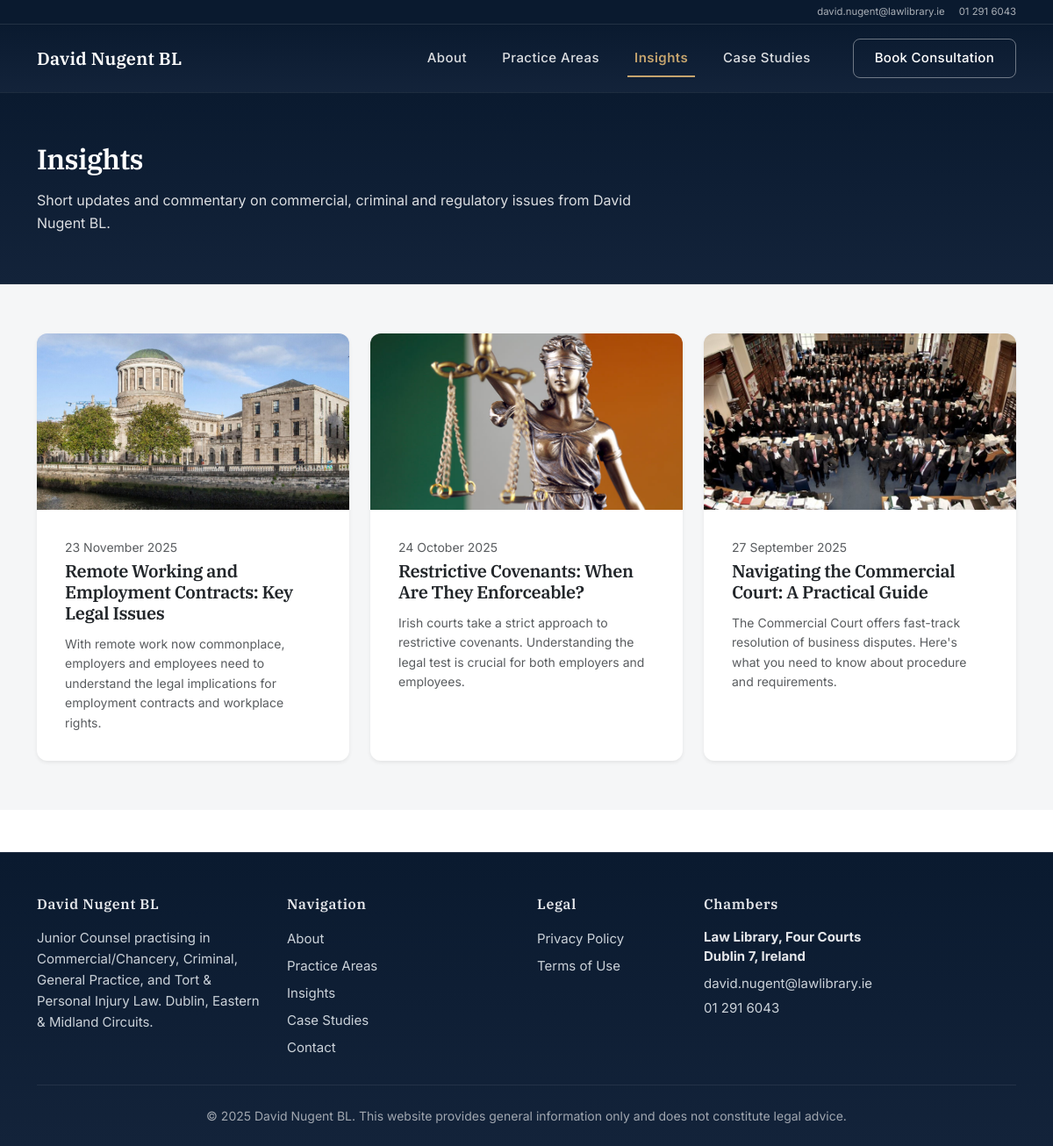
Screenshot of /blog/ with the database file from the repository.
### pages/models.py (models this page shows, shortened)
class PostBase(TimeStamped):
    title = models.CharField(max_length=200)
    slug = models.SlugField(unique=True)
    summary = models.TextField(blank=True)
    body = RichTextField()
    hero_image = models.ImageField(upload_to="posts/", blank=True)
    published = models.BooleanField(default=True)
    published_at = models.DateTimeField(null=True, blank=True)
    class Meta:
        abstract = True
        ordering = ["-published_at", "-created_at"]

class BlogPost(PostBase):
    source_name = models.CharField(max_length=120, blank=True)
    source_url = models.URLField(blank=True)

### pages/views.py (the view)
# urls.py: path("blog/", views.blog_list, name="blog_list"),
def blog_list(request):
    posts = BlogPost.objects.filter(published=True).order_by('-published_at', '-id')
    return render(request, "SitePages/blog_list.html", {"posts": posts})

### pages/context_processors.py (called while the page is built)
def assistant_enabled(request):
    return {
        'ASSISTANT_ENABLED': settings.ASSISTANT_ENABLED
    }

### Templates/SitePages/blog_list.html (shortened to what this page needs)
{% extends "base.html" %}
{% load static %}
{% block content %}
<section class="blog-hero py-5">
  <div class="container-xl">
    <h1 class="h2 fw-semibold text-white mb-3">Insights</h1>
    <p class="text-white mb-0" style="opacity: 0.85; max-width: 720px;">Short updates and commentary on commercial, criminal and regulatory issues from David Nugent BL.</p>
  </div>
</section>
<main class="py-5" style="background: #F5F6F7;">
  <div class="container-xl">
    {% if posts %}
    <div class="row g-4">
      {% for post in posts %}
      <div class="col-12 col-md-6 col-lg-4 d-flex">
        <div class="card blog-card h-100 border-0 shadow-sm">
          {% if post.hero_image %}
          <div class="ratio ratio-16x9 blog-card-img-wrapper">
            <img src="/static/img/{{ post.hero_image }}" alt="{{ post.title }}" class="w-100 h-100 object-fit-cover">
          </div>
          {% else %}
          <div class="ratio ratio-16x9 blog-card-img-placeholder"></div>
          {% endif %}
          <div class="card-body d-flex flex-column">
            {% if post.published_at %}
            <p class="small text-muted mb-1">{{ post.published_at|date:"j F Y" }}</p>
            {% endif %}
            <h2 class="h5 fw-semibold mb-2">
              <a href="{% url 'blog_detail' post.slug %}" class="stretched-link text-decoration-none text-dark blog-card-title">{{ post.title }}</a>
            </h2>
            {% if post.summary %}
            <p class="small text-muted mb-0 mt-1" style="line-height: 1.6;">
              {{ post.summary|truncatewords:20 }}
            </p>
            {% endif %}
          </div>
        </div>
      </div>
      {% endfor %}
    </div>
    {% else %}
    <div class="alert alert-light border" role="alert">
      <i class="bi bi-info-circle text-muted"></i> No blog posts available at this time. Check back soon for updates.
    </div>
    {% endif %}
  </div>
</main>
{% endblock %}

### static/css/site.css (style rules this page uses)
:root { --navy-900:#0a1628; --navy-800:#0f1f35; --navy-700:#1a2f4a; --navy-600:#264261; --ink-700:#2b3d56; --ink-600:#4a5d7a; --ink-500:#6b7a93; --ink-400:#8b98ae; --cta:#2878e8; --cta-hover:#1a66d1; --bg:#fafbfd; --white:#ffffff; --border-light:#e7ecf3; --border-lighter:#f1f4f8; }
html { scroll-behavior: smooth; }
body { font-family: 'Inter', -apple-system, BlinkMacSystemFont, 'Segoe UI', sans-serif; font-size: 16px; line-height: 1.7; color: var(--ink-700); -webkit-font-smoothing: antialiased; -moz-osx-font-smoothing: grayscale; }
body.bg-body { background: var(--bg); }
h1, h2, h3, h4, h5, h6, .display-1, .display-2, .display-3, .display-4, .display-5, .display-6 { font-family: 'IBM Plex Serif', Georgia, serif; font-weight: 600; letter-spacing: -0.02em; color: var(--navy-900); line-height: 1.3; }
h1 { font-size: 2.25rem; font-weight: 600; }
h2 { font-size: 1.875rem; font-weight: 600; }
p { margin-bottom: 1.25rem; line-height: 1.6; }
.py-5 { padding-top: 3.5rem!important; padding-bottom: 3.5rem!important; }
.card { border: 1px solid var(--border-light); border-radius: 0.75rem; box-shadow: 0 1px 3px rgba(0,0,0,.04); }
.card.border-0.shadow-sm { transition: all 0.3s cubic-bezier(0.4, 0, 0.2, 1); }
.card.border-0.shadow-sm .card-body { padding: 2rem; }
.blog-hero { background: linear-gradient(to bottom, #0A1A2F, #13233A); border-bottom: 1px solid rgba(255, 255, 255, 0.1); }
.blog-card { background: #ffffff; border-radius: 12px; box-shadow: 0 2px 4px rgba(0, 0, 0, 0.12); transition: transform 0.15s ease, box-shadow 0.15s ease; overflow: hidden; }
.blog-card .card-body { padding: 2rem; }
.blog-card-img-wrapper { overflow: hidden; background: #e5e7eb; }
.blog-card-img-wrapper img { object-fit: cover; transition: transform 0.3s ease; }

### rows the page displays
BlogPost: hero_image (picture), published_at "23 November 2025", title "Remote Working and Employment Contracts: Key Legal Issues", summary "With remote work now commonplace, employers and employees need to understand the legal implications for employment contracts and workplace rights."
BlogPost: hero_image (picture), published_at "24 October 2025", title "Restrictive Covenants: When Are They Enforceable?", summary "Irish courts take a strict approach to restrictive covenants. Understanding the legal test is crucial for both employers and employees."
BlogPost: hero_image (picture), published_at "27 September 2025", title "Navigating the Commercial Court: A Practical Guide", summary "The Commercial Court offers fast-track resolution of business disputes. Here's what you need to know about procedure and requirements."
